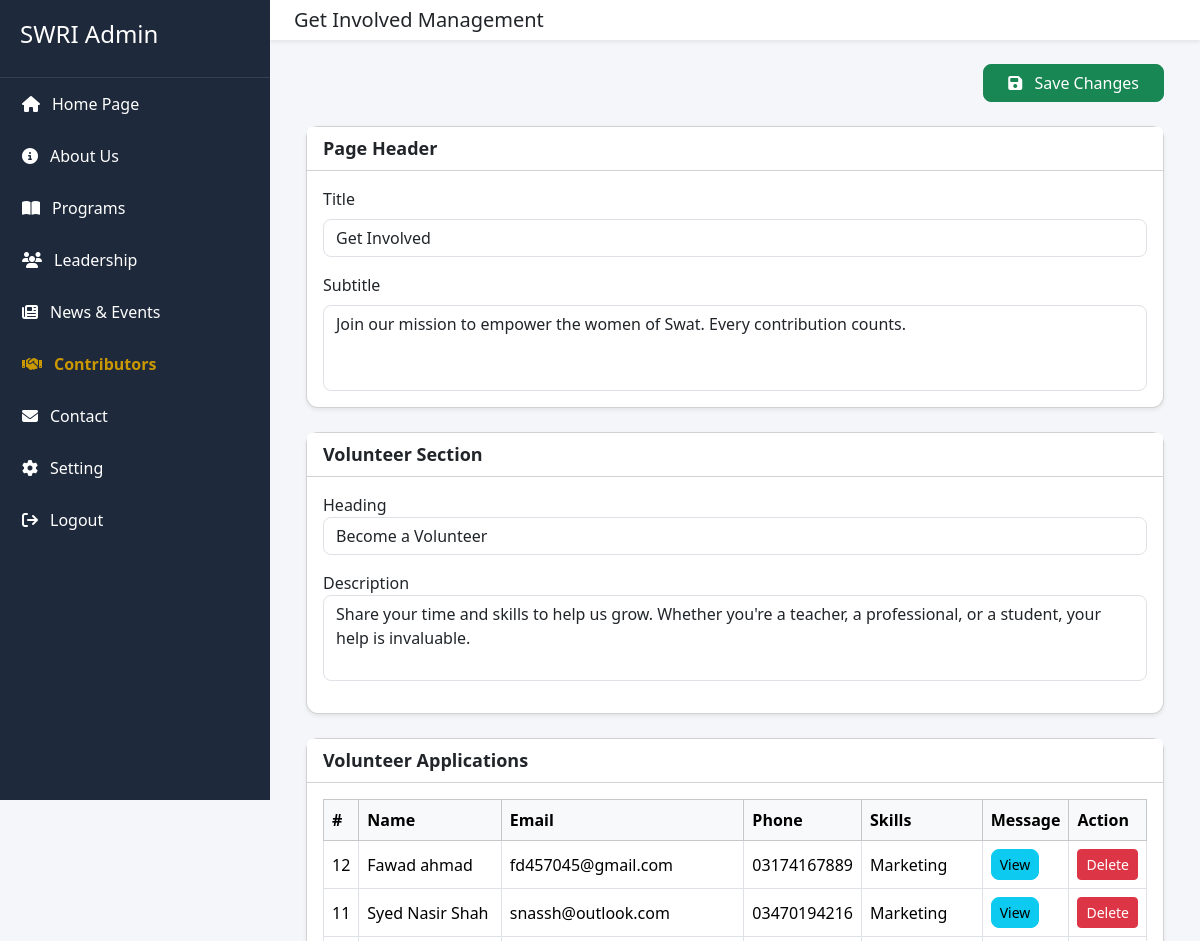
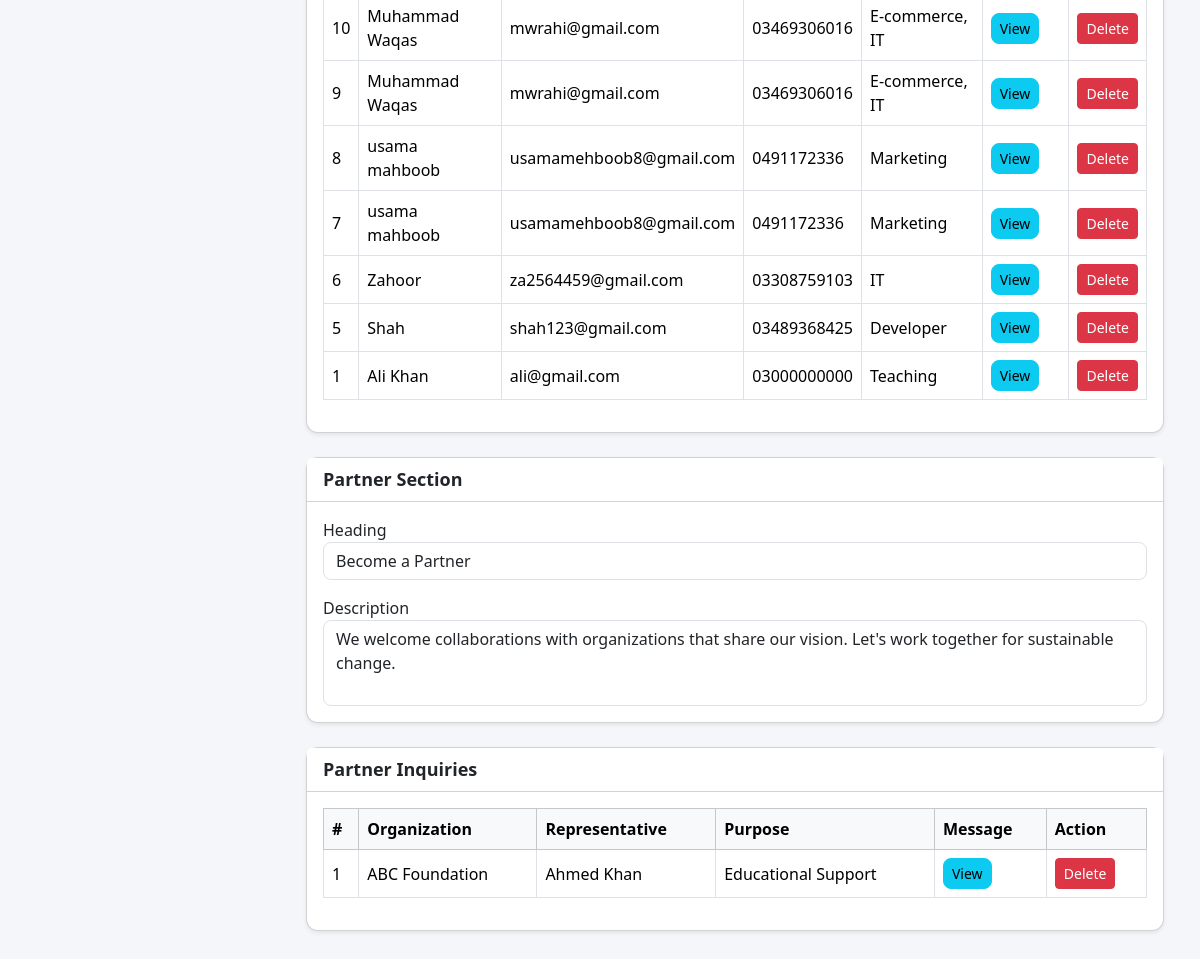
Screenshot of /admin/get-involved.php (signed in) with the database file from the repository (2 pictures, top to bottom).
### tables this page shows
CREATE TABLE `get_involved_header` (
  `id` int(11) NOT NULL,
  `page_title` varchar(255) NOT NULL,
  `page_subtitle` text NOT NULL,
  `volunteer_heading` varchar(255) NOT NULL,
  `volunteer_description` text NOT NULL,
  `partner_heading` varchar(255) NOT NULL,
  `partner_description` text NOT NULL,
  `updated_at` timestamp NOT NULL DEFAULT current_timestamp() ON UPDATE current_timestamp()
);

CREATE TABLE `volunteer_applications` (
  `id` int(11) NOT NULL,
  `full_name` varchar(150) NOT NULL,
  `email` varchar(150) NOT NULL,
  `phone` varchar(20) DEFAULT NULL,
  `skills` varchar(255) DEFAULT NULL,
  `message` text DEFAULT NULL,
  `created_at` timestamp NOT NULL DEFAULT current_timestamp()
);

CREATE TABLE `partner_inquiries` (
  `id` int(11) NOT NULL,
  `organization_name` varchar(200) NOT NULL,
  `representative_name` varchar(150) NOT NULL,
  `purpose` varchar(255) DEFAULT NULL,
  `message` text DEFAULT NULL,
  `created_at` timestamp NOT NULL DEFAULT current_timestamp()
);

### include/core.php (called while the page is built, shortened)
<?php
class core
{
    private $db;
    public function __construct($conn)
    {
        $this->db = $conn;
    }
public function getInvolvedHeader()
{
    try{
        $sql = "
            SELECT *
            FROM get_involved_header
            LIMIT 1
        ";
        $statement = $this->db->prepare($sql);
        $statement->execute();
        return $statement->fetch(PDO::FETCH_ASSOC);
    }catch(\Throwable $th){
        throw $th;
    }
}
public function volunteers()
{
    try{
        $sql = "
            SELECT *
            FROM volunteer_applications
            ORDER BY id DESC
        ";
        $statement=$this->db->prepare($sql);
        $statement->execute();
        return $statement->fetchAll(PDO::FETCH_ASSOC);
    }catch(\Throwable $th){
        throw $th;
    }
}
public function partners()
{
    try{
        $sql="
            SELECT *
            FROM partner_inquiries
            ORDER BY id DESC
        ";
        $statement=$this->db->prepare($sql);
        $statement->execute();
        return $statement->fetchAll(PDO::FETCH_ASSOC);
    }catch(\Throwable $th){
        throw $th;
    }
}
}
?>

### admin/get-involved.php (the view, shortened to what this page needs)
<?php
require 'header.php';
$admin = new core($conn);
$header = $admin->getInvolvedHeader();
$volunteers = $admin->volunteers();
$partners = $admin->partners();
?>
            <nav class="navbar bg-white shadow-sm px-3">
            <h5 class="ms-2 mb-0">
            Get Involved Management
            </h5>
            </nav>
            <div class="p-4">
            <div class="container-fluid">
            <div class="d-flex mb-4">
            <button class="btn btn-success ms-auto px-4">
            <i class="fas fa-save me-2"></i>
            Save Changes
            </button>
            </div>
            <div class="card shadow-sm mb-4">
            <div class="card-header">
            Page Header
            </div>
            <div class="card-body">
            <label class="form-label">
            Title
            </label>
            <input
              class="form-control mb-3"
              id="page_title"
              value="<?php echo htmlspecialchars($header['page_title']); ?>">
            <label class="form-label">
            Subtitle
            </label>
            <textarea class="form-control" rows="3" id="page_subtitle"><?php echo htmlspecialchars($header['page_subtitle']); ?></textarea>
            </div>
            </div>
            <div class="card shadow-sm mb-4">
            <div class="card-header">
            Volunteer Section
            </div>
            <div class="card-body">
            <label>
            Heading
            </label>
            <input
              class="form-control mb-3"
              id="volunteer_heading"
              value="<?php echo htmlspecialchars($header['volunteer_heading']); ?>">
            <label>
            Description
            </label>
            <textarea class="form-control mb-3" rows="3" id="volunteer_description"><?php echo htmlspecialchars($header['volunteer_description']); ?></textarea>
            </div>
            </div>
            <div class="card shadow-sm mb-4">
            <div class="card-header">
            Volunteer Applications
            </div>
            <div class="card-body">
            <div class="table-responsive">
            <table class="table table-bordered">
            <thead class="table-light">
            <tr>
            <th>#</th>
            <th>Name</th>
            <th>Email</th>
            <th>Phone</th>
            <th>Skills</th>
            <th>Message</th>
            <th>Action</th>
            </tr>
            </thead>
              <tbody id="volunteerTable">
              <?php foreach($volunteers as $volunteer): ?>
              <tr data-id="<?php echo $volunteer['id']; ?>">
              <td>
              <?php echo $volunteer['id']; ?>
              </td>
              <td>
              <?php echo htmlspecialchars($volunteer['full_name']); ?>
              </td>
              <td>
              <?php echo htmlspecialchars($volunteer['email']); ?>
              </td>
              <td>
              <?php echo htmlspecialchars($volunteer['phone']); ?>
              </td>
              <td>
              <?php echo htmlspecialchars($volunteer['skills']); ?>
              </td>
              <td>
              <button
              class="btn btn-info btn-sm viewMessage"
              data-message="<?php echo htmlspecialchars($volunteer['message']); ?>">
              View
              </button>
              </td>
              <td>
              <button
              class="btn btn-danger btn-sm deleteVolunteer">
              Delete
              </button>
              </td>
              </tr>
              <?php endforeach; ?>
              </tbody>
            </table>
            </div>
            </div>
            </div>
            <div class="card shadow-sm mb-4">
            <div class="card-header">
            Partner Section
            </div>
            <div class="card-body">
            <label>
            Heading
            </label>
            <input
              class="form-control mb-3"
              id="partner_heading"
              value="<?php echo htmlspecialchars($header['partner_heading']); ?>">
            <label>
            Description
            </label>
            <textarea class="form-control" rows="3" id="partner_description"><?php echo htmlspecialchars($header['partner_description']); ?></textarea>
            </div>
            </div>
            <div class="card shadow-sm mb-4">
            <div class="card-header">
            Partner Inquiries
            </div>
            <div class="card-body">
            <div class="table-responsive">
            <table class="table table-bordered">
            <thead class="table-light">
            <tr>
            <th>#</th>
            <th>Organization</th>
            <th>Representative</th>
            <th>Purpose</th>
            <th>Message</th>
            <th>Action</th>
            </tr>
            </thead>
              <tbody id="partnerTable">
              <?php foreach($partners as $partner): ?>
              <tr data-id="<?php echo $partner['id']; ?>">
              <td>
              <?php echo $partner['id']; ?>
              </td>
              <td>
              <?php echo htmlspecialchars($partner['organization_name']); ?>
              </td>
              <td>
              <?php echo htmlspecialchars($partner['representative_name']); ?>
              </td>
              <td>
              <?php echo htmlspecialchars($partner['purpose']); ?>
              </td>
              <td>
              <button
              class="btn btn-info btn-sm viewMessage"
              data-message="<?php echo htmlspecialchars($partner['message']); ?>">
              View
              </button>
              </td>
              <td>
              <button
              class="btn btn-danger btn-sm deletePartner">
              Delete
              </button>
              </td>
              </tr>
              <?php endforeach; ?>
              </tbody>
            </table>
            </div>
            </div>
            </div>
            </div>
            </div>
            </div>
</body>
</html>

### admin/assets/css/style.css (style rules this page uses)
body { margin:0; background:#f5f6fa; overflow-x:hidden; }

### admin/get-involved.php (style rules this page uses)
.card { border-radius:12px; }
.card-header { background:#fff; font-weight:600; font-size:18px; }
.form-control, .form-select { border-radius:8px; }
textarea { resize:none; }
.table td, .table th { vertical-align:middle; }
.table td:nth-child(6) { max-width:150px; }
.viewMessage { border-radius:8px; }
.btn-success { border-radius:8px; }

### rows the page displays
get_involved_header: page_title "Get Involved", page_subtitle "Join our mission to empower the women of Swat. Every contribution counts.", volunteer_heading "Become a Volunteer", volunteer_description "Share your time and skills to help us grow. Whether you're a teacher, a professional, or a student, your help is invaluable.", partner_heading "Become a Partner", partner_description "We welcome collaborations with organizations that share our vision. Let's work together for sustainable change."
volunteer_applications: id "12", full_name "Fawad ahmad", email "fd457045@gmail.com", phone "03174167889", skills "Marketing"
volunteer_applications: id "11", full_name "Syed Nasir Shah", email "snassh@outlook.com", phone "03470194216", skills "Marketing"
volunteer_applications: id "10", full_name "Muhammad Waqas", email "mwrahi@gmail.com", phone "03469306016", skills "E-commerce, IT"
volunteer_applications: id "9", full_name "Muhammad Waqas", email "mwrahi@gmail.com", phone "03469306016", skills "E-commerce, IT"
volunteer_applications: id "8", full_name "usama mahboob", email "usamamehboob8@gmail.com", phone "0491172336", skills "Marketing"
volunteer_applications: id "7", full_name "usama mahboob", email "usamamehboob8@gmail.com", phone "0491172336", skills "Marketing"
volunteer_applications: id "6", full_name "Zahoor", email "za2564459@gmail.com", phone "03308759103", skills "IT"
volunteer_applications: id "5", full_name "Shah", email "shah123@gmail.com", phone "03489368425", skills "Developer"
volunteer_applications: id "1", full_name "Ali Khan", email "ali@gmail.com", phone "03000000000", skills "Teaching"
partner_inquiries: id "1", organization_name "ABC Foundation", representative_name "Ahmed Khan", purpose "Educational Support"
